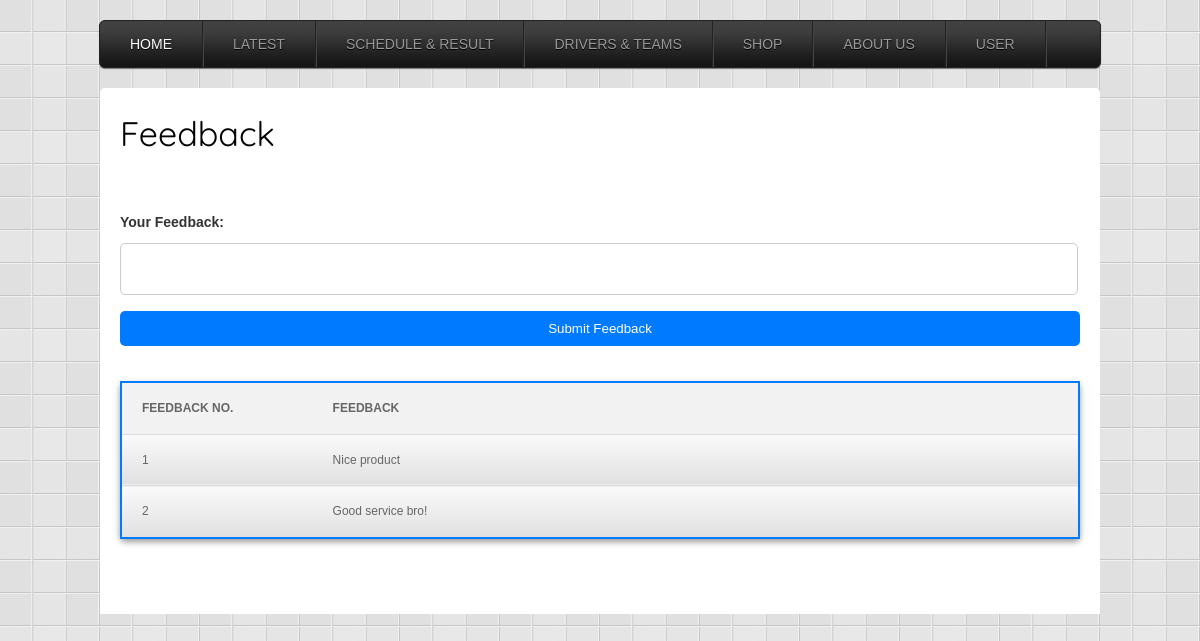
The app's page /feedback.php, older data.
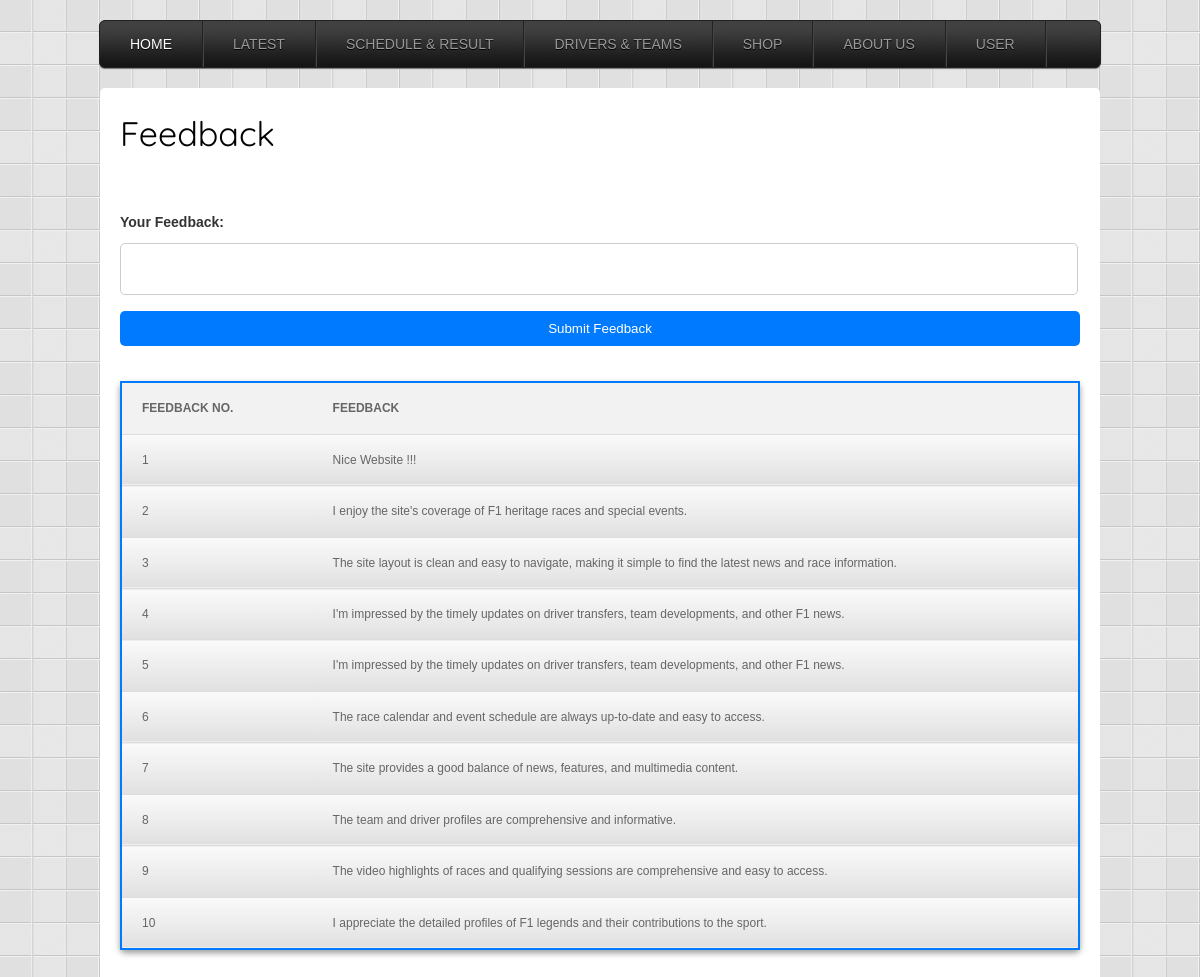
The same page, newer data.
### tables this page shows
CREATE TABLE `feedback` (
  `feedback_no.` int(4) NOT NULL,
  `feedback` text NOT NULL
);

### feedback.php (the view, shortened to what this page needs)
<?php include("dataconnection.php"); ?>
<!DOCTYPE HTML>
<head>
<link rel="stylesheet" type="text/css" media="screen" href="css/style.css">
<link rel="stylesheet" type="text/css" media="screen" href="menu/css/simple_menu.css">
<link rel="stylesheet" type="text/css" media="screen" href="css/feedback.css">
<link rel="stylesheet" type="text/css" href="js/fancybox/jquery.fancybox.css" media="all">
</head>
<body>
<ol id="menu">
  <li class="active_menu_item"><a href="index.php" style="color:#FFF">Home</a>
  </li>
  <li><a href="#">Latest</a>
  </li>
  <li><a href="schedule_result.php">Schedule & Result</a>
  </li>
  <li><a href="#">Drivers & Teams</a>
  </li>
  <li><a href="#">Shop</a>
  </li>
  <li><a href="#">About Us</a>
  </li>
  <li><a href="#">user</a>
  </li>
</ol>
<div id="container">
  <h1>Feedback</h1>
  <div class="feedback-form">
    <form action="feedback.php" method="post">
        <label for="feedback"><br><br>Your Feedback:</label>
        <textarea id="feedback" name="feedback" required></textarea>
        <input type="submit" value="Submit Feedback">
    </form>
</div>
    <div class="feedback-list">
            <table class="feedback-table" border="1" width="700px" height="100px">
                <tr>
                    <th>Feedback No.</th>
                    <th>Feedback</th>
                </tr>
                <?php
                $result = mysqli_query($connect, "SELECT * FROM feedback");
                while($row = mysqli_fetch_assoc($result)) {
                ?>
                    <tr>
                        <td><?php echo $row["feedback_no."];?></td>
                        <td><?php echo $row["feedback"]; ?></td>
                    </tr>
                <?php
                }
                ?>
            </table>
    </div>
  <div style="clear:both; height: 40px"></div>
</div>
</body>
</html>

### css/style.css (style rules this page uses)
html,body,div,span,applet,object,iframe,h1,h2,h3,h4,h5,h6,p,blockquote,pre,a,abbr,acronym,address,big,cite,code,del,dfn,em,font,img,ins,kbd,q,s,samp,small,strike,strong,sub,sup,tt,var,dl,dt,dd,ol,ul,li,fieldset,form,label,legend,table,caption,tbody,tfoot,thead,tr,th,td { margin:0;padding:0;border:0;outline:0;font-weight:inherit;font-style:inherit;font-family:inherit;vertical-align:baseline }
ol,ul,li { list-style-type:none }
table { border-collapse:separate;border-spacing:0 }
caption,th,td { text-align:left;font-weight:400 }
body { font-family: Arial, Helvetica, sans-serif; font-size: .875em; line-height: 1.6em; background: #fff url(../images/body_bg.png) fixed; color: #666; }
#container { font-size: 1em; width:960px; background: #FFF; border-top-left-radius: 5px; border-top-right-radius: 5px; padding: 15px 20px; margin: auto; position: relative; clear: both }
h1, h2, h3, h4 { font-family: 'Quicksand', sans-serif; }
h1 { font-size: 34px; padding: 20px 0; color: #000 }
a { color: #2997AB; text-decoration: none }
table { background:#eaeaea; font-family: Arial, Helvetica, sans-serif; width: 100%; font-size: 12px; margin:20px 0; border-collapse: separate; border:#ccc 1px solid; -moz-border-radius:5px; -webkit-border-radius:5px; border-radius:5px; -moz-box-shadow:0 3px 6px rgba(0, 0, 0, 0.4); box-shadow:0 3px 6px rgba(0, 0, 0, 0.4) }
table th { padding:14px 20px; text-transform:uppercase; font-weight: bold }
table td { background-image: -moz-linear-gradient(top, #fafafa, #E0E0E0); background-image: -webkit-gradient(linear, 0% 0%, 0% 100%, from(#fafafa), to(#E0E0E0)); background-image: -webkit-linear-gradient(top, #fafafa, #E0E0E0); background-image: -ms-linear-gradient(top, #fafafa, #E0E0E0); background-image: -o-linear-gradient(top, #fafafa, #E0E0E0); filter: progid:DXImageTransform.Microsoft.gradient(startColorstr='#fafafa', endColorstr='#E0E0E0'); padding: 14px 20px }
table tr:last-child td:first-child { -moz-border-radius-bottomleft: 5px; -webkit-border-bottom-left-radius: 5px; border-bottom-left-radius: 5px }
table tr:last-child td:last-child { -moz-border-radius-bottomright: 5px; -webkit-border-bottom-right-radius:5px; border-bottom-right-radius: 5px }

### menu/css/simple_menu.css (style rules this page uses)
#menu, #menu ol { margin: 0; padding: 0; list-style: none; }
#menu { width: 1000px; margin: 20px auto; border: 1px solid #222; background: #141414 url(../img/menu_bg.jpg) repeat-x top; -moz-border-radius: 6px; -webkit-border-radius: 6px; border-radius: 6px; -moz-box-shadow: 0 1px 1px #777; -webkit-box-shadow: 0 1px 1px #777; box-shadow: 0 1px 1px #777; }
#menu:before, #menu:after { content: ""; display: table; }
#menu:after { clear: both; }
#menu { zoom:1; }
#menu li { float: left; border-right: 1px solid #222; -moz-box-shadow: 1px 0 0 #444; -webkit-box-shadow: 1px 0 0 #444; box-shadow: 1px 0 0 #444; position: relative; }
#menu a { float: left; padding: 12px 30px; color: #999; text-transform: uppercase; text-shadow: 0 1px 0 #000; }

### css/feedback.css (style rules this page uses)
.feedback-form label { display: block; margin-bottom: 10px; font-weight: bold; color: #333; }
.feedback-form input[type="text"], .feedback-form textarea { width: 97.5%; padding: 10px; border: 1px solid #ccc; border-radius: 5px; resize: none; }
.feedback-form input[type="submit"] { background-color: #007bff; display: inline-block; justify-content: center; color: white; border: none; padding: 10px; margin-top: 10px; margin-bottom: 15px; border-radius: 5px; width: 100%; }
.feedback-table th:nth-child(2) { width: 80%; }
.feedback-table { width: 100%; border-collapse: collapse; margin-bottom: 20px; border: 2px solid #007bff; border-radius: 5px; }
th, td { padding: 10px; border-bottom: 1px solid #ddd; text-align: left; }
th { background-color: #f2f2f2; font-weight: bold; }

Row changes from the older to the newer data that the page shows:
changed feedback id 1: feedback "Nice product" → "Nice Website !!!"
changed feedback id 2: feedback "Good service bro!" → "I enjoy the site's coverage of F1 heritage races and special events."
added feedback: value "3", feedback "The site layout is clean and easy to navigate, making it simple to find the latest news and race information."
added feedback: value "4", feedback "I'm impressed by the timely updates on driver transfers, team developments, and other F1 news."
added feedback: value "5", feedback "I'm impressed by the timely updates on driver transfers, team developments, and other F1 news."
added feedback: value "6", feedback "The race calendar and event schedule are always up-to-date and easy to access."
added feedback: value "7", feedback "The site provides a good balance of news, features, and multimedia content."
added feedback: value "8", feedback "The team and driver profiles are comprehensive and informative."
added feedback: value "9", feedback "The video highlights of races and qualifying sessions are comprehensive and easy to access."
added feedback: value "10", feedback "I appreciate the detailed profiles of F1 legends and their contributions to the sport."
